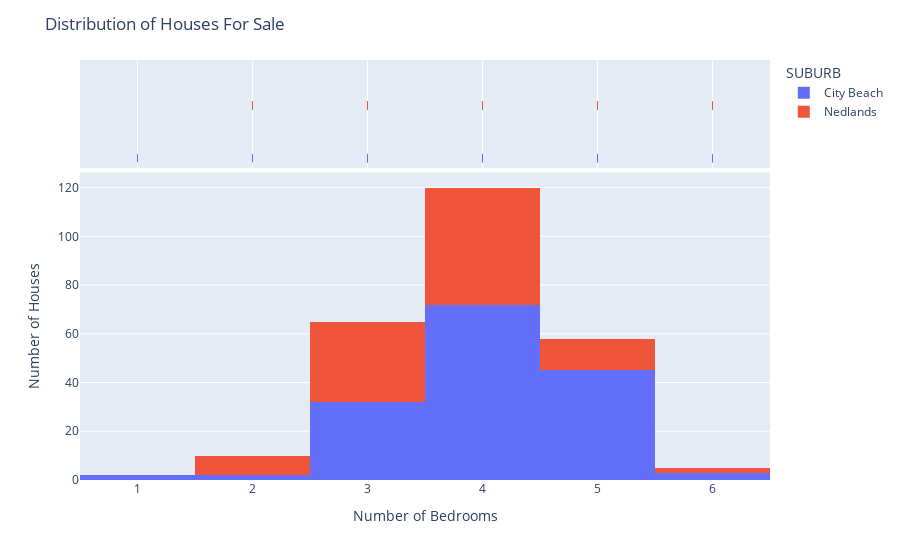

Notebook cell for this chart:
### Markdown cell above
The `px.histogram` function is used to create histogram charts. The `marginal` parameter is used to draw marginal distribution plots which are small subplots above the main plot that show the distribution of data along only one dimension. The `color` parameter draws each suburb in a different color.

### Code cell
fig = px.histogram(citybeach_nedlands_groupby_count, x="BEDROOMS", y="PRICE", marginal="rug",color="SUBURB")
fig.update_layout(
    title="Distribution of Houses For Sale",
    xaxis_title="Number of Bedrooms",
    yaxis_title="Number of Houses",
)

fig.show()

### Figure 1 — Plotly figure (JSON) as saved in the notebook; plotly's stock layout.template omitted (floating-point values rounded to 4 significant figures)
{"data": [{"alignmentgroup": "True", "bingroup": "x", "histfunc": "sum", "hovertemplate": "SUBURB=City Beach<br>BEDROOMS=%{x}<br>sum of PRICE=%{y}<extra></extra>", "legendgroup": "City Beach", "marker": {"color": "#636efa", "pattern": {"shape": ""}}, "name": "City Beach", "offsetgroup": "City Beach", "orientation": "v", "showlegend": true, "type": "histogram", "x": [1, 2, 3, 3, 3, 3, 4, 4, 4, 5, 5, 5, 6, 6, 6], "xaxis": "x", "y": [2, 2, 12, 15, 4, 1, 4, 48, 20, 16, 24, 5, 1, 1, 1], "yaxis": "y"}, {"alignmentgroup": "True", "boxpoints": "all", "fillcolor": "rgba(255,255,255,0)", "hoveron": "points", "hovertemplate": "SUBURB=City Beach<br>BEDROOMS=%{x}<extra></extra>", "jitter": 0, "legendgroup": "City Beach", "line": {"color": "rgba(255,255,255,0)"}, "marker": {"color": "#636efa", "symbol": "line-ns-open"}, "name": "City Beach", "offsetgroup": "City Beach", "showlegend": false, "type": "box", "x": [1, 2, 3, 3, 3, 3, 4, 4, 4, 5, 5, 5, 6, 6, 6], "xaxis": "x2", "yaxis": "y2"}, {"alignmentgroup": "True", "bingroup": "x", "histfunc": "sum", "hovertemplate": "SUBURB=Nedlands<br>BEDROOMS=%{x}<br>sum of PRICE=%{y}<extra></extra>", "legendgroup": "Nedlands", "marker": {"color": "#EF553B", "pattern": {"shape": ""}}, "name": "Nedlands", "offsetgroup": "Nedlands", "orientation": "v", "showlegend": true, "type": "histogram", "x": [2, 2, 2, 3, 3, 3, 4, 4, 4, 5, 5, 5, 6, 6], "xaxis": "x", "y": [6, 1, 1, 10, 22, 1, 3, 34, 11, 1, 5, 7, 1, 1], "yaxis": "y"}, {"alignmentgroup": "True", "boxpoints": "all", "fillcolor": "rgba(255,255,255,0)", "hoveron": "points", "hovertemplate": "SUBURB=Nedlands<br>BEDROOMS=%{x}<extra></extra>", "jitter": 0, "legendgroup": "Nedlands", "line": {"color": "rgba(255,255,255,0)"}, "marker": {"color": "#EF553B", "symbol": "line-ns-open"}, "name": "Nedlands", "offsetgroup": "Nedlands", "showlegend": false, "type": "box", "x": [2, 2, 2, 3, 3, 3, 4, 4, 4, 5, 5, 5, 6, 6], "xaxis": "x2", "yaxis": "y2"}], "layout": {"autosize": true, "barmode": "relative", "legend": {"title": {"text": "SUBURB"}, "tracegroupgap": 0}, "margin": {"t": 60}, "title": {"text": "Distribution of Houses For Sale"}, "xaxis": {"anchor": "y", "autorange": true, "domain": [0, 1], "range": [0.5, 6.5], "title": {"text": "Number of Bedrooms"}, "type": "linear"}, "xaxis2": {"anchor": "y2", "autorange": true, "domain": [0, 1], "matches": "x", "range": [0.5, 6.5], "showgrid": true, "showticklabels": false, "type": "linear"}, "yaxis": {"anchor": "x", "autorange": true, "domain": [0, 0.7326], "range": [0, 126.3], "title": {"text": "Number of Houses"}, "type": "linear"}, "yaxis2": {"anchor": "x2", "autorange": true, "domain": [0.7426, 1], "matches": "y2", "range": [-0.6119, 1.5], "showgrid": false, "showline": false, "showticklabels": false, "ticks": "", "type": "category"}}}
